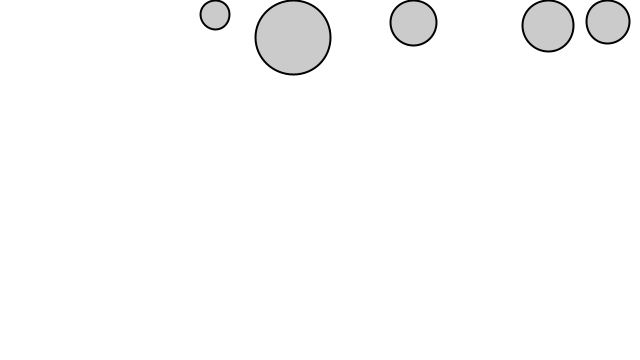
Frame 1 (no input)
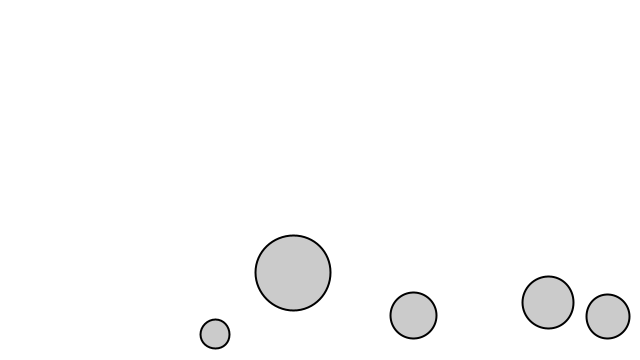
Frame 60 (the mouse pressed at the canvas centre just before this capture)
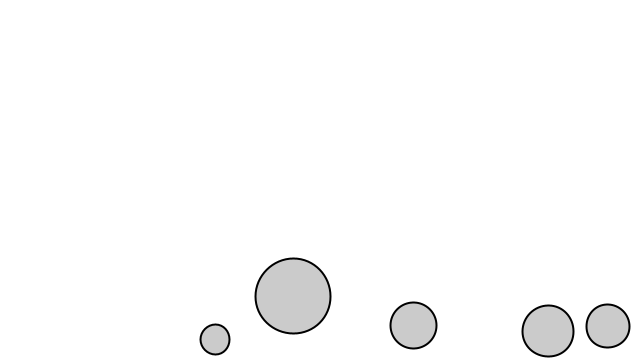
Frame 120 (the mouse held since frame 60 and released just before this capture)

The Processing sketch that drew these frames (run headless with seeded random() and noise(); from frame 60 on, the mouse is pressed at the canvas centre):

// Processing sketch: dragForce01
// ── dragForce01.pde
// A force is a vector that causes an object with mass to accelerate
// data
int bgColor;
Mover[] movers;

void setup() {
  size(640, 360);
  bgColor = 255;
  movers = new Mover[5];
  for (int i = 0; i < movers.length; i++) {
    movers[i] = new Mover();
  }
}

void draw() {
  background(bgColor);
 
  for (Mover m : movers) {
    PVector gravity = new PVector(0, 0.2);
    gravity.mult(m.mass); // scaling by mass to make all obj fall with the same acc
    m.applyForce(gravity);
    
    if (mousePressed) {
      PVector drag = m.vel.copy();
      drag.normalize();
      float c = -0.02;
      float speed = m.vel.mag();
      drag.mult(c*speed*speed);
      m.applyForce(drag);
    }
    
    // friction
    if (m.contact) {
      PVector friction = m.vel.copy();
      friction.normalize();
      float normForce = -1 * gravity.copy().mag() * m.mass; // mg
      friction.mult(normForce);
      float c = 0.3;
      friction.mult(c);
      m.applyForce(friction);
    }
  
    m.update();
    m.edges();
    m.display();
  }
}

// ── Mover.pde
class Mover {
  PVector pos, vel, acc;
  float mass, rad;
  boolean contact;

  Mover() {
    pos = new PVector(random(1,width-1), rad);
    vel = new PVector(0, 0);
    acc = new PVector(0, 0);
    mass = random(0.5, 3);
    rad = mass * 20;
    contact = false;
  }

  // Newton's 2nd
  void applyForce(PVector force) {
    PVector f = PVector.div(force, mass);
    acc.add(f);
  }

  void update() {
    vel.add(acc);
    pos.add(vel);
    // vel.limit(5);
    
    // wiping out acc for proper force application - does not continually accumulate
    acc.mult(0);
  }

  void edges() {
    contact = false;
    if (pos.x > width - rad) {
      contact = true;
      pos.x = width - rad;
      vel.x *= -1;
    }
    if (pos.x < 0 + rad) {
      contact = true;
      pos.x = 0 + rad;
      vel.x *= -1;
    }
    if (pos.y > height - rad) {
      contact = true;
      pos.y = height - rad; //<>//
      vel.y *= -1; //<>//
    }
    if (pos.y < 0 + rad) {
      contact = true;
      pos.y = 0 + rad;
      vel.y *= -1;
    }
  }

  void display() {
    stroke(0);
    strokeWeight(2);
    fill(123,100);
    ellipseMode(RADIUS);
    ellipse(pos.x, pos.y, rad, rad);
  }
}
